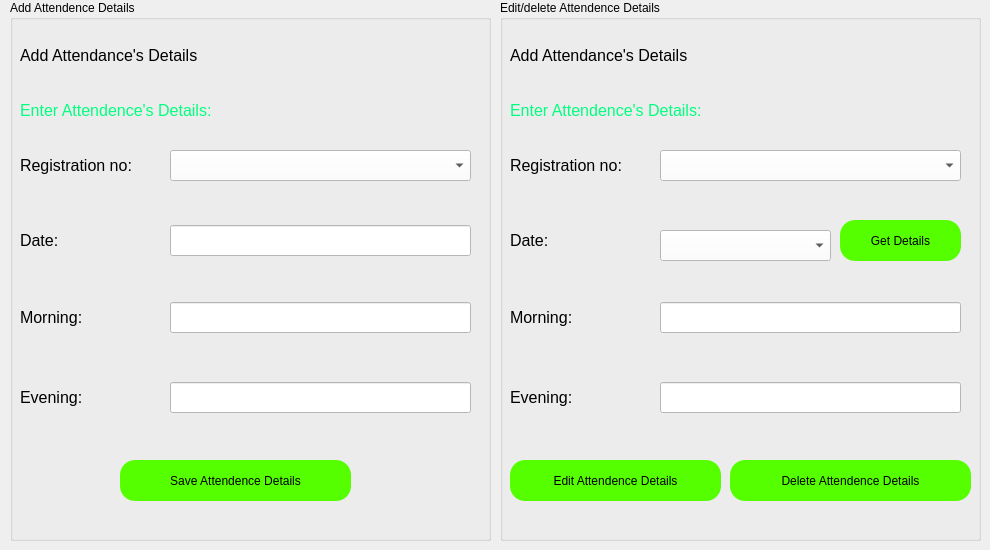
    <widget class="QWidget" name="tab_6">
     <attribute name="title">
      <string>Attendence</string>
     </attribute>
     <widget class="QGroupBox" name="groupBox_3">
      <property name="geometry">
       <rect>
        <x>10</x>
        <y>0</y>
        <width>481</width>
        <height>541</height>
       </rect>
      </property>
      <property name="title">
       <string>Add Attendence Details</string>
      </property>
      <widget class="QLabel" name="label_72">
       <property name="geometry">
        <rect>
         <x>10</x>
         <y>40</y>
         <width>231</width>
         <height>31</height>
        </rect>
       </property>
       <property name="text">
        <string>&lt;html&gt;&lt;head/&gt;&lt;body&gt;&lt;p&gt;&lt;span style=&quot; font-size:12pt;&quot;&gt;Add Attendance's Details&lt;/span&gt;&lt;/p&gt;&lt;/body&gt;&lt;/html&gt;</string>
       </property>
      </widget>
      <widget class="QLabel" name="l41">
       <property name="geometry">
        <rect>
         <x>10</x>
         <y>90</y>
         <width>251</width>
         <height>41</height>
        </rect>
       </property>
       <property name="styleSheet">
        <string notr="true">font: 75 12pt &quot;MS Shell Dlg 2&quot;;
color: rgb(0, 255, 127);</string>
       </property>
       <property name="text">
        <string>&lt;html&gt;&lt;head/&gt;&lt;body&gt;&lt;p&gt;&lt;span style=&quot; font-size:12pt; color:#00ff7f;&quot;&gt;Enter Attendence's Details:&lt;/span&gt;&lt;/p&gt;&lt;/body&gt;&lt;/html&gt;</string>
       </property>
      </widget>
      <widget class="QLabel" name="label_74">
       <property name="geometry">
        <rect>
         <x>10</x>
         <y>150</y>
         <width>151</width>
         <height>31</height>
        </rect>
       </property>
       <property name="text">
        <string>&lt;html&gt;&lt;head/&gt;&lt;body&gt;&lt;p&gt;&lt;span style=&quot; font-size:12pt;&quot;&gt;Registration no:&lt;/span&gt;&lt;/p&gt;&lt;/body&gt;&lt;/html&gt;</string>
       </property>
      </widget>
      <widget class="QComboBox" name="cb41">
       <property name="geometry">
        <rect>
         <x>160</x>
         <y>150</y>
         <width>301</width>
         <height>31</height>
        </rect>
       </property>
       <property name="styleSheet">
        <string notr="true">background-color: rgb(255, 255, 255);
font: 11pt &quot;MS Shell Dlg 2&quot;;</string>
       </property>
      </widget>
      <widget class="QLabel" name="label_75">
       <property name="geometry">
        <rect>
         <x>10</x>
         <y>302</y>
         <width>111</width>
         <height>31</height>
        </rect>
       </property>
       <property name="text">
        <string>&lt;html&gt;&lt;head/&gt;&lt;body&gt;&lt;p&gt;&lt;span style=&quot; font-size:12pt;&quot;&gt;Morning:&lt;/span&gt;&lt;/p&gt;&lt;/body&gt;&lt;/html&gt;</string>
       </property>
      </widget>
      <widget class="QLineEdit" name="tb42">
       <property name="geometry">
        <rect>
         <x>160</x>
         <y>302</y>
         <width>301</width>
         <height>31</height>
        </rect>
       </property>
       <property name="styleSheet">
        <string notr="true">background-color: rgb(255, 255, 255);
font: 11pt &quot;MS Shell Dlg 2&quot;;</string>
       </property>
       <property name="text">
        <string/>
       </property>
       <property name="echoMode">
        <enum>QLineEdit::Normal</enum>
       </property>
      </widget>
      <widget class="QLineEdit" name="tb43">
       <property name="geometry">
        <rect>
         <x>160</x>
         <y>382</y>
         <width>301</width>
         <height>31</height>
        </rect>
       </property>
       <property name="styleSheet">
        <string notr="true">background-color: rgb(255, 255, 255);
font: 11pt &quot;MS Shell Dlg 2&quot;;</string>
       </property>
       <property name="text">
        <string/>
       </property>
       <property name="echoMode">
        <enum>QLineEdit::Normal</enum>
       </property>
      </widget>
      <widget class="QLabel" name="label_76">
       <property name="geometry">
        <rect>
         <x>10</x>
         <y>382</y>
         <width>111</width>
         <height>31</height>
        </rect>
       </property>
       <property name="text">
        <string>&lt;html&gt;&lt;head/&gt;&lt;body&gt;&lt;p&gt;&lt;span style=&quot; font-size:12pt;&quot;&gt;Evening:&lt;/span&gt;&lt;/p&gt;&lt;/body&gt;&lt;/html&gt;</string>
       </property>
      </widget>
      <widget class="QPushButton" name="b41">
       <property name="geometry">
        <rect>
         <x>110</x>
         <y>460</y>
         <width>231</width>
         <height>41</height>
        </rect>
       </property>
       <property name="styleSheet">
        <string notr="true">background-color: rgb(85, 255, 0);
font: 12pt &quot;MS Shell Dlg 2&quot;;
border-radius:15px
</string>
       </property>
       <property name="text">
        <string>Save Attendence Details</string>
       </property>
      </widget>
      <widget class="QLabel" name="label_80">
       <property name="geometry">
        <rect>
         <x>10</x>
         <y>225</y>
         <width>121</width>
         <height>31</height>
        </rect>
       </property>
       <property name="text">
        <string>&lt;html&gt;&lt;head/&gt;&lt;body&gt;&lt;p&gt;&lt;span style=&quot; font-size:12pt;&quot;&gt;Date:&lt;/span&gt;&lt;/p&gt;&lt;/body&gt;&lt;/html&gt;</string>
       </property>
      </widget>
      <widget class="QLineEdit" name="tb41">
       <property name="geometry">
        <rect>
         <x>160</x>
         <y>225</y>
         <width>301</width>
         <height>31</height>
        </rect>
       </property>
       <property name="styleSheet">
        <string notr="true">background-color: rgb(255, 255, 255);
font: 11pt &quot;MS Shell Dlg 2&quot;;</string>
       </property>
       <property name="text">
        <string/>
       </property>
       <property name="echoMode">
        <enum>QLineEdit::Normal</enum>
       </property>
      </widget>
     </widget>
     <widget class="QGroupBox" name="groupBox_4">
      <property name="geometry">
       <rect>
        <x>500</x>
        <y>0</y>
        <width>481</width>
        <height>541</height>
       </rect>
      </property>
      <property name="title">
       <string>Edit/delete Attendence Details</string>
      </property>
      <widget class="QLabel" name="label_77">
       <property name="geometry">
        <rect>
         <x>10</x>
         <y>40</y>
         <width>231</width>
         <height>31</height>
        </rect>
       </property>
       <property name="text">
        <string>&lt;html&gt;&lt;head/&gt;&lt;body&gt;&lt;p&gt;&lt;span style=&quot; font-size:12pt;&quot;&gt;Add Attendance's Details&lt;/span&gt;&lt;/p&gt;&lt;/body&gt;&lt;/html&gt;</string>
       </property>
      </widget>
      <widget class="QLabel" name="l42">
       <property name="geometry">
        <rect>
         <x>10</x>
         <y>90</y>
         <width>251</width>
         <height>41</height>
        </rect>
       </property>
       <property name="styleSheet">
        <string notr="true">font: 12pt &quot;MS Shell Dlg 2&quot;;
color: rgb(0, 255, 127);</string>
       </property>
       <property name="text">
        <string>&lt;html&gt;&lt;head/&gt;&lt;body&gt;&lt;p&gt;&lt;span style=&quot; font-size:12pt; color:#00ff7f;&quot;&gt;Enter Attendence's Details:&lt;/span&gt;&lt;/p&gt;&lt;/body&gt;&lt;/html&gt;</string>
       </property>
      </widget>
      <widget class="QLabel" name="label_79">
       <property name="geometry">
        <rect>
         <x>10</x>
         <y>150</y>
         <width>151</width>
         <height>31</height>
        </rect>
       </property>
       <property name="text">
        <string>&lt;html&gt;&lt;head/&gt;&lt;body&gt;&lt;p&gt;&lt;span style=&quot; font-size:12pt;&quot;&gt;Registration no:&lt;/span&gt;&lt;/p&gt;&lt;/body&gt;&lt;/html&gt;</string>
       </property>
      </widget>
      <widget class="QComboBox" name="cb42">
       <property name="geometry">
        <rect>
         <x>160</x>
         <y>150</y>
         <width>301</width>
         <height>31</height>
        </rect>
       </property>
       <property name="styleSheet">
        <string notr="true">background-color: rgb(255, 255, 255);
font: 11pt &quot;MS Shell Dlg 2&quot;;</string>
       </property>
      </widget>
      <widget class="QLabel" name="label_81">
       <property name="geometry">
        <rect>
         <x>10</x>
         <y>302</y>
         <width>111</width>
         <height>31</height>
        </rect>
       </property>
       <property name="text">
        <string>&lt;html&gt;&lt;head/&gt;&lt;body&gt;&lt;p&gt;&lt;span style=&quot; font-size:12pt;&quot;&gt;Morning:&lt;/span&gt;&lt;/p&gt;&lt;/body&gt;&lt;/html&gt;</string>
       </property>
      </widget>
      <widget class="QLineEdit" name="tb44">
       <property name="geometry">
        <rect>
         <x>160</x>
         <y>302</y>
         <width>301</width>
         <height>31</height>
        </rect>
       </property>
       <property name="styleSheet">
        <string notr="true">background-color: rgb(255, 255, 255);
font: 11pt &quot;MS Shell Dlg 2&quot;;</string>
       </property>
       <property name="text">
        <string/>
       </property>
       <property name="echoMode">
        <enum>QLineEdit::Normal</enum>
       </property>
      </widget>
      <widget class="QLineEdit" name="tb45">
       <property name="geometry">
        <rect>
         <x>160</x>
         <y>382</y>
         <width>301</width>
         <height>31</height>
        </rect>
       </property>
       <property name="styleSheet">
        <string notr="true">background-color: rgb(255, 255, 255);
font: 11pt &quot;MS Shell Dlg 2&quot;;</string>
       </property>
       <property name="text">
        <string/>
       </property>
       <property name="echoMode">
        <enum>QLineEdit::Normal</enum>
       </property>
      </widget>
      <widget class="QLabel" name="label_82">
       <property name="geometry">
        <rect>
         <x>10</x>
         <y>382</y>
         <width>111</width>
         <height>31</height>
        </rect>
       </property>
       <property name="text">
        <string>&lt;html&gt;&lt;head/&gt;&lt;body&gt;&lt;p&gt;&lt;span style=&quot; font-size:12pt;&quot;&gt;Evening:&lt;/span&gt;&lt;/p&gt;&lt;/body&gt;&lt;/html&gt;</string>
       </property>
      </widget>
      <widget class="QPushButton" name="b43">
       <property name="geometry">
        <rect>
         <x>10</x>
         <y>460</y>
         <width>211</width>
         <height>41</height>
        </rect>
       </property>
       <property name="styleSheet">
        <string notr="true">background-color: rgb(85, 255, 0);
font: 12pt &quot;MS Shell Dlg 2&quot;;
border-radius:15px
</string>
       </property>
       <property name="text">
        <string>Edit Attendence Details</string>
       </property>
      </widget>
      <widget class="QLabel" name="label_83">
       <property name="geometry">
        <rect>
         <x>10</x>
         <y>225</y>
         <width>121</width>
         <height>31</height>
        </rect>
       </property>
       <property name="text">
        <string>&lt;html&gt;&lt;head/&gt;&lt;body&gt;&lt;p&gt;&lt;span style=&quot; font-size:12pt;&quot;&gt;Date:&lt;/span&gt;&lt;/p&gt;&lt;/body&gt;&lt;/html&gt;</string>
       </property>
      </widget>
      <widget class="QComboBox" name="cb43">
       <property name="geometry">
        <rect>
         <x>160</x>
         <y>230</y>
         <width>171</width>
         <height>31</height>
        </rect>
       </property>
       <property name="styleSheet">
        <string notr="true">background-color: rgb(255, 255, 255);
font: 11pt &quot;MS Shell Dlg 2&quot;;</string>
       </property>
      </widget>
      <widget class="QPushButton" name="b44">
       <property name="geometry">
        <rect>
         <x>230</x>
         <y>460</y>
         <width>241</width>
         <height>41</height>
        </rect>
       </property>
       <property name="styleSheet">
        <string notr="true">background-color: rgb(85, 255, 0);
font: 12pt &quot;MS Shell Dlg 2&quot;;
border-radius:15px
</string>
       </property>
       <property name="text">
        <string>Delete Attendence Details</string>
       </property>
      </widget>
      <widget class="QPushButton" name="b42">
       <property name="geometry">
        <rect>
         <x>340</x>
         <y>220</y>
         <width>121</width>
         <height>41</height>
        </rect>
       </property>
       <property name="styleSheet">
        <string notr="true">background-color: rgb(85, 255, 0);
font: 12pt &quot;MS Shell Dlg 2&quot;;
border-radius:15px
</string>
       </property>
       <property name="text">
        <string>Get Details</string>
       </property>
      </widget>
     </widget>
    </widget>
